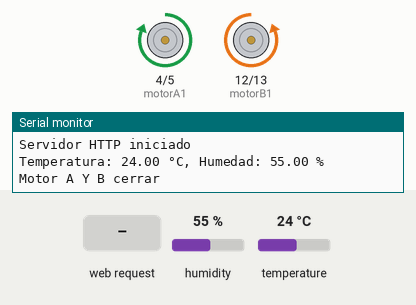
Recording of a program running on a simulated ESP32. Parts: motor-driver pin pairs drawn as motors (green arrow = first pin HIGH = forward, orange = second pin HIGH = backward, longer = more drive), the last lines printed to the serial monitor. Inputs (shaded band) come from the test bench; at power-on: humidity 55 %, temperature 24 °C. WiFi joins after 1.5 s; servers stay silent unless stated.

Above: at 2.7 s.
2.8 s: HTTP request GET /motorAYBabrir received
At 4.4 s:
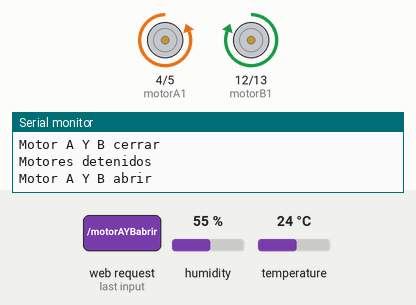
At 6.7 s:
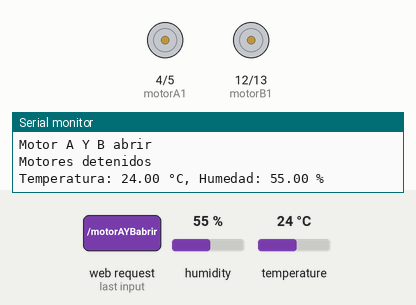
Timing chart, 0 to 8.2 s (numbered marks = the images above; inputs shaded):
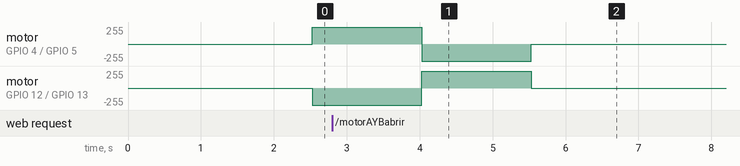

The program:

main.cpp
```cpp
#include <DHT.h>
#include <WiFi.h>
#include <WebServer.h>

#define DHTPIN 2
#define DHTTYPE DHT11 // DHT 11
#define motorA1 4
#define motorA2 5
#define motorB1 12
#define motorB2 13

DHT dht(DHTPIN, DHTTYPE);
WebServer server(80);

const char* ssid = "IphMat";
const char* password = "110623Al";

float lastTemperature = 0.0;
float lastHumidity = 0.0;
bool motorsActivated = false;

String SendHTML()
{
  String ptr = "<!DOCTYPE html> <html>\n";
  ptr += "<head><meta name=\"viewport\" content=\"width=device-width, initial-scale=1.0, user-scalable=no\">\n";
  ptr += "<title>Control de Motores</title>\n";
  ptr += "<style>html { font-family: Helvetica; display: inline-block; margin: 0px auto; text-align: center;}\n";
  ptr += ".button {display: block;width: 80px;background-color: #3498db;border: none;color: white;padding: 13px 30px;text-decoration: none;font-size: 25px;margin: 0px auto 35px;cursor: pointer;border-radius: 4px;}\n";
  ptr += ".button:active {background-color: #2980b9;}\n";
  ptr += "</style>\n";
  ptr += "</head>\n";
  ptr += "<body>\n";
  ptr += "<h1>Control de Motores</h1>\n";
  ptr += "<p><a class=\"button\" href=\"/motorAYBabrir\">Motor A Y B Abrir</a></p>\n";
  ptr += "<p><a class=\"button\" href=\"/motorAYBcerrar\">Motor A Y B Cerrar</a></p>\n";
  ptr += "<p>Temperatura: " + String(lastTemperature) + "°C</p>\n";
  ptr += "<p>Humedad: " + String(lastHumidity) + " %</p>\n";
  ptr += "</body>\n";
  ptr += "</html>\n";
  return ptr;
}

void handle_stopMotors()
{
  digitalWrite(motorA1, LOW);
  digitalWrite(motorA2, LOW);
  digitalWrite(motorB1, LOW);
  digitalWrite(motorB2, LOW);
  Serial.println("Motores detenidos");
}
void handle_OnConnect()
{
  server.send(200, "text/html", SendHTML());
}

void handle_motorAYBabrir()
{
  digitalWrite(motorA1, LOW);
  digitalWrite(motorA2, HIGH);
  digitalWrite(motorB1, HIGH);
  digitalWrite(motorB2, LOW);
  Serial.println("Motor A Y B abrir");
  server.send(200, "text/html", SendHTML());

  delay(1500);         // Espera 2 segundos para detener los motores
  handle_stopMotors(); // Detiene los motores después de 2 segundos
}

void handle_motorAYBcerrar()
{
  digitalWrite(motorA1, HIGH);
  digitalWrite(motorA2, LOW);
  digitalWrite(motorB1, LOW);
  digitalWrite(motorB2, HIGH);
  Serial.println("Motor A Y B cerrar");
  server.send(200, "text/html", SendHTML());

  delay(1500);         // Espera 2 segundos para detener los motores
  handle_stopMotors(); // Detiene los motores después de 2 segundos
}

void handle_NotFound()
{
  server.send(404, "text/plain", "La pagina no existe");
}

void setup()
{
  Serial.begin(115200);
  dht.begin();

  pinMode(motorA1, OUTPUT);
  pinMode(motorA2, OUTPUT);
  pinMode(motorB1, OUTPUT);
  pinMode(motorB2, OUTPUT);

  WiFi.mode(WIFI_STA);
  WiFi.begin(ssid, password);
  Serial.println("");

  while (WiFi.status() != WL_CONNECTED)
  {
    delay(500);
    Serial.print(".");
  }

  Serial.println("");
  Serial.print("Conectado a ");
  Serial.println(ssid);
  Serial.print("Direccion IP: ");
  Serial.println(WiFi.localIP());

  server.on("/", HTTP_GET, handle_OnConnect);
  server.on("/motorAYBabrir", HTTP_GET, handle_motorAYBabrir);
  server.on("/motorAYBcerrar", HTTP_GET, handle_motorAYBcerrar);
  server.onNotFound(handle_NotFound);

  server.begin();
  Serial.println("Servidor HTTP iniciado");
}

void loop()
{
  server.handleClient();

  // Antes de leer Temp, hum
  // Esperar 1 segundos entre cada lectura
  delay(1000);

  float t = dht.readTemperature();
  float h = dht.readHumidity();
  lastTemperature = t;
  lastHumidity = h;

  // Imprimir información en el monitor serie
  Serial.print("Temperatura: ");
  Serial.print(t);
  Serial.print(" °C, Humedad: ");
  Serial.print(h);
  Serial.println(" %");

  if (t >= 28 && !motorsActivated)
  {
    handle_motorAYBabrir();
    motorsActivated = true;
  }
  else if (t <= 24 && !motorsActivated)
  {
    handle_motorAYBcerrar();
    motorsActivated = true;
  }
}
```

Measured:
- after the input at 2.8 s, motor on GPIO 4 (motorA1) / GPIO 5 (motorA2): forward 255/255 → backward 255/255 after 1.2 s, → stopped 1.5 s later; motor on GPIO 12 (motorB1) / GPIO 13 (motorB2): backward 255/255 → forward 255/255 after 1.2 s, → stopped 1.5 s later
